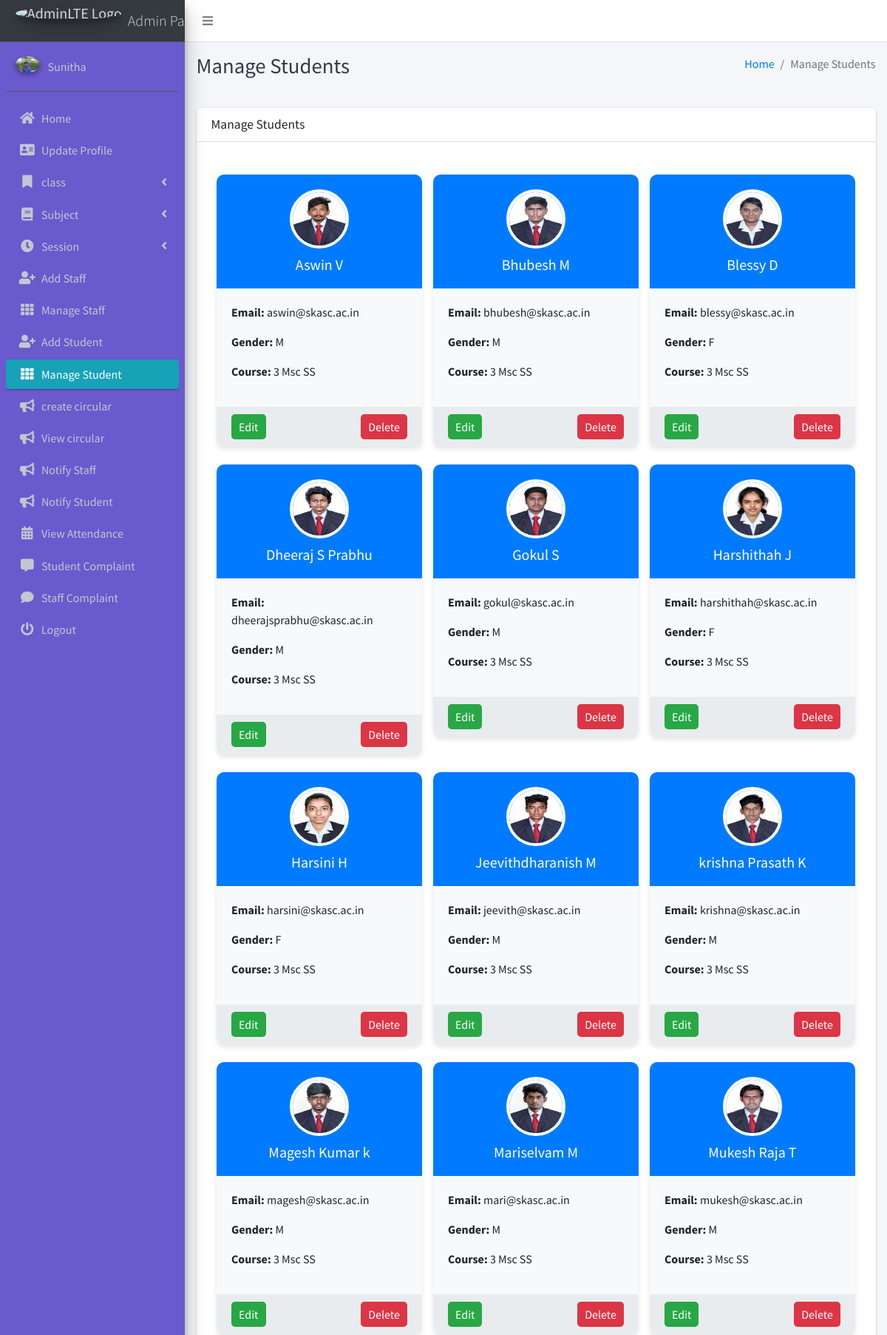
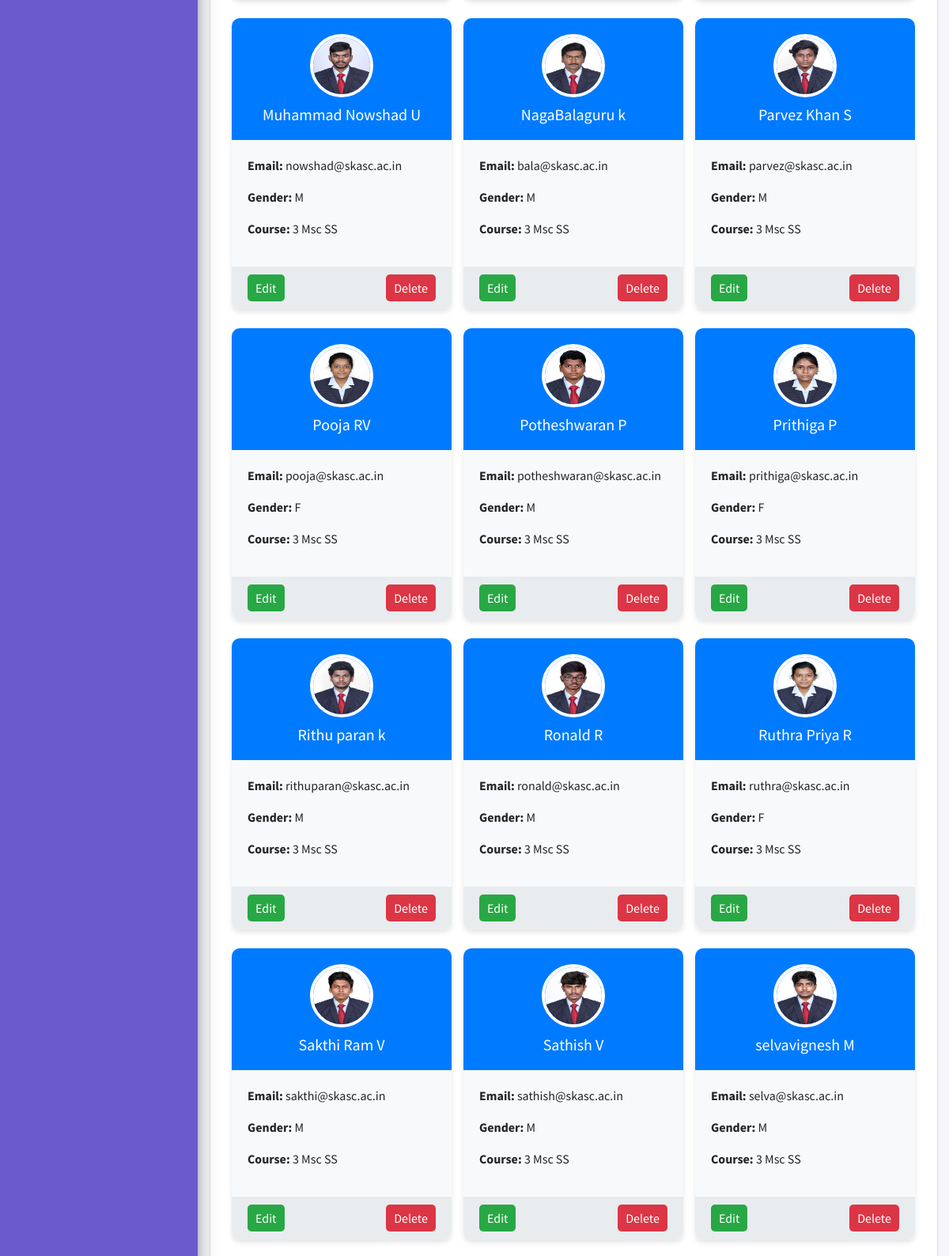
Page /student/manage/ (signed in, upper part) on the committed database (2 pictures, top to bottom).
### main_app/models.py (models this page shows, shortened)
class CustomUser(AbstractUser):
    USER_TYPE = ((1, "HOD"), (2, "Staff"), (3, "Student"))
    GENDER = [("M", "Male"), ("F", "Female")]
    username = None  # Removed username, using email instead
    email = models.EmailField(unique=True)
    user_type = models.CharField(default=1, choices=USER_TYPE, max_length=1)
    gender = models.CharField(max_length=1, choices=GENDER)
    profile_pic = models.ImageField()
    address = models.TextField()
    fcm_token = models.TextField(default="")  # For firebase notifications
    created_at = models.DateTimeField(auto_now_add=True)
    updated_at = models.DateTimeField(auto_now=True)
    USERNAME_FIELD = "email"
    REQUIRED_FIELDS = []
    objects = CustomUserManager()

class Student(models.Model):
    admin = models.OneToOneField(CustomUser, on_delete=models.CASCADE)
    course = models.ForeignKey(Course, on_delete=models.DO_NOTHING, null=True, blank=False)
    session = models.ForeignKey(Session, on_delete=models.DO_NOTHING, null=True)

class Course(models.Model):
    name = models.CharField(max_length=120)
    created_at = models.DateTimeField(auto_now_add=True)
    updated_at = models.DateTimeField(auto_now=True)

### main_app/hod_views.py (the view)
# urls.py: path("student/manage/", hod_views.manage_student, name='manage_student'),
def manage_student(request):
    students = CustomUser.objects.filter(user_type=3)
    context = {
        'students': students,
        'page_title': 'Manage Students'
    }
    return render(request, "hod_template/manage_student.html", context)

### main_app/templates/hod_template/manage_student.html (shortened to what this page needs)
{% extends 'main_app/base.html' %}
{% load static %}
{% block page_title %}{{page_title}}{% endblock page_title %}
{% block content %}
<section class="content">
    <div class="container-fluid">
        <div class="row">
            <div class="col-md-12">
                <div class="card">
                    <div class="card-header">
                        <h3 class="card-title">{{page_title}}</h3>
                    </div>
                    <div class="card-body">
                        <div class="container mt-4">
                            <div class="row">
                                {% for student in students %}
                                <div class="col-md-4 mb-4">
                                    <div class="student-card">
                                        <div class="student-card-header">
                                            <img src="{{ student.profile_pic }}" alt="Profile Picture" onerror="this.onerror=null; this.src='default-image-path.jpg'" class="student-image">
                                            <h5 class="student-name">{{ student.first_name }} {{ student.last_name }}</h5>
                                        </div>
                                        <div class="student-card-body">
                                            <p><strong>Email:</strong> {{ student.email }}</p>
                                            <p><strong>Gender:</strong> {{ student.gender }}</p>
                                            <p><strong>Course:</strong> {{ student.student.course.name }}</p>
                                        </div>
                                        <div class="student-card-footer">
                                            <a href="{% url 'edit_student' student.student.id %}" class="btn-edit">Edit</a>
                                            <a href="{% url 'delete_student' student.student.id %}" class="btn-delete" onclick="return confirm('Are you sure?')">Delete</a>
                                        </div>
                                    </div>
                                </div>
                                {% endfor %}
                            </div>
                        </div>
                    </div>
                </div>
            </div>
        </div>
    </div>
</section>
{% endblock content %}

### main_app/templates/main_app/sidebar_template.html (shortened to what this page needs)
{% load static %}
<div class="image-container">
<aside class="main-sidebar sidebar-dark-info elevation-4">
    {% if request.user.user_type == '1' %}
    <a href="{% url 'admin_home' %}" class="brand-link">
        <img src="{% static 'dist/img/cmsl.png' %} " alt="AdminLTE Logo"
            class="brand-image img-circle elevation-3" >
        <span class="brand-text font-weight-light">Admin Panel</span>
    </a>
    <div class="sidebar">
        <div class="user-panel mt-3 pb-3 mb-3 d-flex">
            <div class="image">
                <img src="{{ request.user.profile_pic}}" class="img-circle elevation-2" alt="User Image">
            </div>
            <div class="info">
                <a href="#" class="d-block">{{user.first_name}}</a>
            </div>
        </div>
        <nav class="mt-2">
            <ul class="nav nav-pills nav-sidebar flex-column" data-widget="treeview" role="menu" data-accordion="false">
                <li class="nav-item">
                    {% url 'admin_home' as admin_home %}
                    <a href="{{admin_home}}" class="nav-link {% if admin_home == request.path %} active {% endif %}">
                        <i class="nav-icon fas fa-home"></i>
                        <p>
                            Home
                        </p>
                    </a>
                </li>
                <li class="nav-item">
                    {% url 'admin_view_profile' as admin_view_profile %}
                    <a href="{{admin_view_profile}}"
                        class="nav-link {% if admin_view_profile == request.path %} active {% endif %}">
                        <i class="nav-icon fas fa-address-card"></i>
                        <p>
                            Update Profile
                        </p>
                    </a>
                </li>
                <li class="nav-item has-treeview">
                    <a href="#" class="nav-link">
                        <i class="nav-icon fas fa-bookmark"></i>
                        <p>
                            class
                            <i class="fas fa-angle-left right"></i>
                        </p>
                    </a>
                </li>
                <li class="nav-item has-treeview">
                    <a href="#" class="nav-link">
                        <i class="nav-icon fas fa-book"></i>
                        <p>
                            Subject
                            <i class="fas fa-angle-left right"></i>
                        </p>
                    </a>
                </li>
                <li class="nav-item has-treeview">
                    <a href="#" class="nav-link">
                        <i class="nav-icon fas fa-clock"></i>
                        <p>
                            Session
                            <i class="fas fa-angle-left right"></i>
                        </p>
                    </a>
                </li>
                <li class="nav-item">
                    {% url 'add_staff' as add_staff %}
                    <a href="{{add_staff}}" class="nav-link {% if add_staff == request.path %} active {% endif %}">
                        <i class="nav-icon fas fa-user-plus"></i>
                        <p>
                            Add Staff
                        </p>
                    </a>
                </li>
                <li class="nav-item">
                    {% url 'manage_staff' as manage_staff %}
                    {% url 'edit_staff' staff_id as edit_staff %}
                    <a href="{{manage_staff}}"
                        class="nav-link {% if manage_staff == request.path or request.path == edit_staff %} active {% endif %}">
                        <i class="nav-icon fas fa-th"></i>
                        <p>
                            Manage Staff
                        </p>
                    </a>
                </li>
                <li class="nav-item">
                    {% url 'add_student' as add_student%}
                    <a href="{{add_student}}" class="nav-link  {% if add_student == request.path %} active {% endif %}">
                        <i class="nav-icon fas fa-user-plus"></i>
                        <p>
                            Add Student
                        </p>
                    </a>
                </li>
                <li class="nav-item">
                    {% url 'manage_student' as manage_student %}
                    {% url 'edit_student' student_id as edit_student %}
                    <a href="{{manage_student}}"
                        class="nav-link  {% if edit_student == request.path or manage_student == request.path %} active {% endif %}">
                        <i class="nav-icon fas fa-th"></i>
                        <p>
                            Manage Student
                        </p>
                    </a>
                </li>
                <li class="nav-item">
                    {% url 'Send_circular' as Send_circular %}
                    <a href="{{Send_circular}}"
                        class="nav-link {% if Send_circular == request.path %} active {% endif %}">
                        <i class="nav-icon fas fa-bullhorn"></i>
                        <p>
                           create circular
                        </p>
                    </a>
                </li>
                <li class="nav-item">
                    {% url 'view_circular' as view_circular %}
                    <a href="{{view_circular}}"
                        class="nav-link {% if view_circular == request.path %} active {% endif %}">
                        <i class="nav-icon fas fa-bullhorn"></i>
                        <p>
                           View circular
                        </p>
                    </a>
                </li>
                <li class="nav-item">
                    {% url 'admin_notify_staff' as admin_notify_staff %}
                    <a href="{{admin_notify_staff}}"
                        class="nav-link {% if admin_notify_staff == request.path %} active {% endif %}">
                        <i class="nav-icon fas fa-bullhorn"></i>
                        <p>
                            Notify Staff
                        </p>
                    </a>
                </li>
                <li class="nav-item">
                    {% url 'admin_notify_student' as admin_notify_student %}
                    <a href="{{admin_notify_student}}"
                        class="nav-link {% if admin_notify_student == request.path %} active {% endif %}">
                        <i class="nav-icon fas fa-bullhorn"></i>
                        <p>
                            Notify Student
                        </p>
                    </a>
                </li>
                <li class="nav-item">
                    {% url 'admin_view_attendance' as admin_view_attendance %}
                <li class="nav-item">
                    <a href="{{admin_view_attendance}}"
                        class="nav-link  {% if admin_view_attendance == request.path %} active {% endif %}">
                        <i class="nav-icon fas fa-calendar-alt"></i>
                        <p>
                            View Attendance
                        </p>
                    </a>
                </li>
                <li class="nav-item">
                    {% url 'student_feedback_message' as student_feedback_message %}
                    <a href="{{ student_feedback_message }}"
                        class="nav-link  {% if student_feedback_message == request.path %} active {% endif %}">
                        <i class="nav-icon fas fa-comment-alt"></i>
                        <p>
                            Student Complaint
                        </p>
                    </a>
                </li>
                <li class="nav-item">
                    {% url 'staff_feedback_message' as staff_feedback_message %}
                    <a href="{{staff_feedback_message}}"
                        class="nav-link   {% if staff_feedback_message == request.path %} active {% endif %}">
                        <i class="nav-icon fas fa-comment"></i>
                        <p>
                            Staff Complaint
                        </p>
                    </a>
                </li>
                                        {% endif %}
                                        <li class="nav-item">
                                            <a href="{% url 'user_logout' %}"
                                                onclick="return confirm('Your session would be terminated.\n\nProceed?')"
                                                class="nav-link">
                                                <i class="nav-icon fas fa-power-off"></i>
                                                <p>
                                                    Logout
                                                </p>
                                            </a>
                                        </li>
                                    </ul>
                                </nav>
                            </div>
</aside>
</div>

### main_app/templates/main_app/sidebar_template.html (style rules this page uses)
.sidebar { background-color: slateblue; }

### main_app/templates/hod_template/manage_student.html (style rules this page uses)
.student-card { border-radius: 10px; overflow: hidden; box-shadow: 0 4px 6px rgba(0,0,0,0.1); transition: transform 0.3s ease-in-out; }
.student-card-header { background-color: #007bff; color: #ffffff; text-align: center; padding: 20px; }
.student-image { width: 80px; height: 80px; border-radius: 50%; border: 4px solid #ffffff; margin-bottom: 10px; }
.student-name { margin: 0; color: #ffffff; }
.student-card-body { padding: 20px; background-color: #f8f9fa; }
.student-card-footer { background-color: #e9ecef; padding: 10px 20px; display: flex; justify-content: space-between; }
.btn-edit, .btn-delete { padding: 5px 10px; color: #ffffff; text-decoration: none; border-radius: 5px; }
.btn-edit { background-color: #28a745; }
.btn-delete { background-color: #dc3545; }

### rows in the picture
CustomUser: user.profile_pic (picture), first_name "Sunitha"
CustomUser: profile_pic (picture), first_name "Aswin", last_name "V", email "aswin@skasc.ac.in", gender "M", student.course.name "3 Msc SS"
CustomUser: profile_pic (picture), first_name "Bhubesh", last_name "M", email "bhubesh@skasc.ac.in", gender "M", student.course.name "3 Msc SS"
CustomUser: profile_pic (picture), first_name "Blessy", last_name "D", email "blessy@skasc.ac.in", gender "F", student.course.name "3 Msc SS"
CustomUser: profile_pic (picture), first_name "Dheeraj", last_name "S Prabhu", email "dheerajsprabhu@skasc.ac.in", gender "M", student.course.name "3 Msc SS"
CustomUser: profile_pic (picture), first_name "Gokul", last_name "S", email "gokul@skasc.ac.in", gender "M", student.course.name "3 Msc SS"
CustomUser: profile_pic (picture), first_name "Harshithah", last_name "J", email "harshithah@skasc.ac.in", gender "F", student.course.name "3 Msc SS"
CustomUser: profile_pic (picture), first_name "Harsini", last_name "H", email "harsini@skasc.ac.in", gender "F", student.course.name "3 Msc SS"
CustomUser: profile_pic (picture), first_name "Jeevithdharanish", last_name "M", email "jeevith@skasc.ac.in", gender "M", student.course.name "3 Msc SS"
CustomUser: profile_pic (picture), first_name "krishna", last_name "Prasath K", email "krishna@skasc.ac.in", gender "M", student.course.name "3 Msc SS"
CustomUser: profile_pic (picture), first_name "Magesh", last_name "Kumar k", email "magesh@skasc.ac.in", gender "M", student.course.name "3 Msc SS"
CustomUser: profile_pic (picture), first_name "Mariselvam", last_name "M", email "mari@skasc.ac.in", gender "M", student.course.name "3 Msc SS"
CustomUser: profile_pic (picture), first_name "Mukesh", last_name "Raja T", email "mukesh@skasc.ac.in", gender "M", student.course.name "3 Msc SS"
CustomUser: profile_pic (picture), first_name "Muhammad", last_name "Nowshad U", email "nowshad@skasc.ac.in", gender "M", student.course.name "3 Msc SS"
CustomUser: profile_pic (picture), first_name "NagaBalaguru", last_name "k", email "bala@skasc.ac.in", gender "M", student.course.name "3 Msc SS"
CustomUser: profile_pic (picture), first_name "Parvez", last_name "Khan S", email "parvez@skasc.ac.in", gender "M", student.course.name "3 Msc SS"
CustomUser: profile_pic (picture), first_name "Pooja", last_name "RV", email "pooja@skasc.ac.in", gender "F", student.course.name "3 Msc SS"
CustomUser: profile_pic (picture), first_name "Potheshwaran", last_name "P", email "potheshwaran@skasc.ac.in", gender "M", student.course.name "3 Msc SS"
CustomUser: profile_pic (picture), first_name "Prithiga", last_name "P", email "prithiga@skasc.ac.in", gender "F", student.course.name "3 Msc SS"
CustomUser: profile_pic (picture), first_name "Rithu", last_name "paran k", email "rithuparan@skasc.ac.in", gender "M", student.course.name "3 Msc SS"
CustomUser: profile_pic (picture), first_name "Ronald", last_name "R", email "ronald@skasc.ac.in", gender "M", student.course.name "3 Msc SS"
CustomUser: profile_pic (picture), first_name "Ruthra", last_name "Priya R", email "ruthra@skasc.ac.in", gender "F", student.course.name "3 Msc SS"
CustomUser: profile_pic (picture), first_name "Sakthi", last_name "Ram V", email "sakthi@skasc.ac.in", gender "M", student.course.name "3 Msc SS"
CustomUser: profile_pic (picture), first_name "Sathish", last_name "V", email "sathish@skasc.ac.in", gender "M", student.course.name "3 Msc SS"
CustomUser: profile_pic (picture), first_name "selvavignesh", last_name "M", email "selva@skasc.ac.in", gender "M", student.course.name "3 Msc SS"

### other values in the picture
{{ page_title }} "Manage Students"
